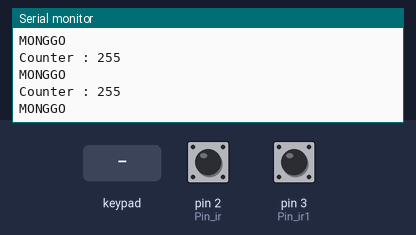
The sketch below on a simulated Arduino Uno, built with avr-gcc and run on an emulated ATmega328P. Parts: the last lines printed to the serial monitor. The test bench sets the inputs (shaded band); at power-on: pin 2 (Pin_ir) HIGH, pin 3 (Pin_ir1) HIGH. EEPROM starts erased.

Above: at 1.2 s.
1.3 s: key 'A' pressed
At 1.46 s:
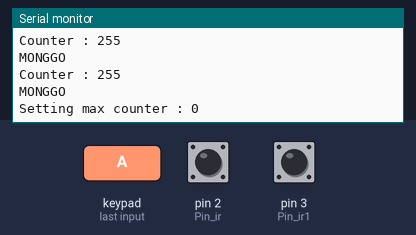
2.8 s: keypad keys 1 1 1 0 9 8 A pressed 0.4 s apart
At 5.41 s:
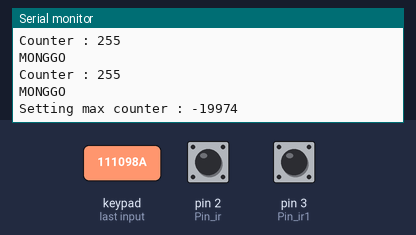
7.1 s: key 'B' pressed
At 7.36 s:
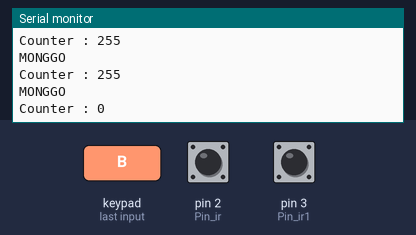
8.6 s: keypad keys 7 6 5 4 A pressed 0.4 s apart
At 10.41 s:
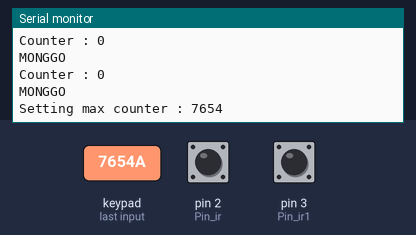
12.1 s: pin 2 (Pin_ir) pulsed LOW 2 times (0.12 s each, 0.3 s apart)
At 12.82 s:
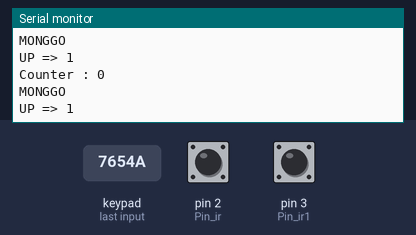
14.2 s: pin 3 (Pin_ir1) pulsed LOW 2 times (0.12 s each, 0.3 s apart)
At 14.87 s:
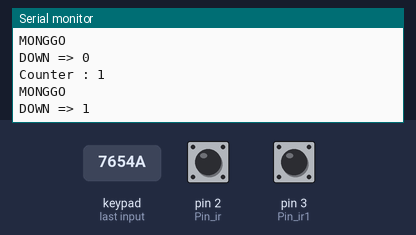
Timing chart, 0 to 17.2 s (numbered marks = the images above; inputs shaded):
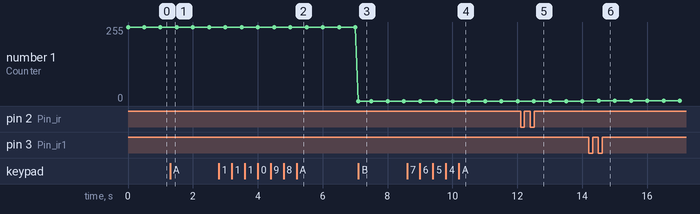

The sketch:

counter_updown_coba.ino
```cpp
/*
  E18-D80NK-Infrared-Switch
  counter up ya coba
*/
#include <Keypad.h>
#include <TimerOne.h>
#include <EEPROM.h>

int Pin_ir = 2;
int Pin_ir1 = 3;
int counter;
int maxcounter;
int hitObject = false;
bool isMaxCounter;
const byte numRows = 4; //baris pada keypad
const byte numCols = 4; //Kolom pada keypad

/*keymap mendefinisikan tombol ditekan sesuai
  dengan baris dan kolom seperti muncul pada keypad*/
char keymap[numRows][numCols] =
{
  {'1', '2', '3', 'A'},
  {'4', '5', '6', 'B'},
  {'7', '8', '9', 'C'},
  {'*', '0', '#', 'D'}
};


byte rowPins[numRows] = {11, 10, 9, 8};
byte colPins[numCols] = {7, 6, 5, 4};


Keypad myKeypad = Keypad(makeKeymap(keymap), rowPins, colPins, numRows, numCols);

bool enableUp;
bool enableDown;

void detectUp() {
  if (enableDown == true) down();
  else enableUp = true;
  Serial.print("UP => "); Serial.println(enableUp);
}

void detectDown() {
  if (enableUp == true) up();
  else enableDown = true;
  Serial.print("DOWN => "); Serial.println(enableDown);
}

void up() {
  if (enableUp) {
    if (counter < maxcounter - 1) {
      counter++;
      EEPROM.write(1, counter);
      isMaxCounter = false;
    }
    else isMaxCounter = true;
    enableUp = false;
  }
}

void down() {
  if (enableDown) {
    if (counter > 0)counter--;
    enableDown = false;
    EEPROM.write(1, counter);
  }
}

void setup() {
  maxcounter = EEPROM.read(0);
  counter = EEPROM.read(1);
  pinMode(Pin_ir , INPUT_PULLUP);
  attachInterrupt(digitalPinToInterrupt(Pin_ir), detectUp, RISING);
  pinMode(Pin_ir1 , INPUT_PULLUP);
  attachInterrupt(digitalPinToInterrupt(Pin_ir1), detectDown, RISING);
  Serial.begin(9600);
  Timer1.initialize(100000);
  Timer1.attachInterrupt(keyPad);
  //  while(true){

  //  }
}

void loop() {
  Serial.println("Counter : " + (String)counter);
  if (isMaxCounter == true)Serial.println("DAH PENUH");
  else Serial.println("MONGGO");
  delay(500);
}
String data;
void keyPad() {
  char keypressed = myKeypad.getKey();
  if (keypressed != NO_KEY)
  {
    data += keypressed;
    if (keypressed == 'A') {
      maxcounter = data.toInt();
      EEPROM.write(0, maxcounter);
      Serial.println("Setting max counter : " + (String)maxcounter);
      data = "";
      //      Serial.println(keypressed);
      //      counter = keypressed - '0';
    }
    if (keypressed == 'B') {
      counter = data.toInt();
      EEPROM.write(1, counter);
      counter = EEPROM.read(1);
      Serial.println("Counter : " + (String)counter);
      data = "";
    }
    if (keypressed == 'C') {
      EEPROM.write(0, 0);
      EEPROM.write(1, 0);
      counter = 0;
      maxcounter = 0;
      data = "";
    }
  }

}
```

Measured:
- after the input at 1.3 s, the serial monitor: prints a new line at once (image 1)
- after the input at 2.8 s, the serial monitor: prints a new line after 2.4 s (image 2)
- after the input at 7.1 s, the serial monitor: prints a new line at once (image 3)
- after the input at 8.6 s, the serial monitor: prints a new line after 1.6 s (image 4)
- after the input at 12.1 s, the serial monitor: prints a new line after 0.12 s (image 5)
- after the input at 14.2 s, the serial monitor: prints a new line after 0.12 s (image 6)
- plotted number 1: 255 → 0 after the input at 7.1 s
